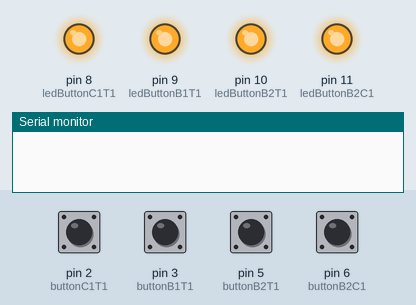
Simulated run of this sketch. Board: Arduino Uno, built with avr-gcc and run on an emulated ATmega328P. On the bench: output pins drawn as LEDs (lit = HIGH), the last lines printed to the serial monitor. The inputs (shaded band) are chosen by the test bench; at power-on: pin 2 (buttonC1T1), pin 3 (buttonB1T1), pin 5 (buttonB2T1), pin 6 (buttonB2C1) HIGH. No radio packets arrive unless stated.

Above: at 1.2 s.
1.3 s: pin 2 (buttonC1T1) pulled LOW for 0.15 s
At 2.6 s:
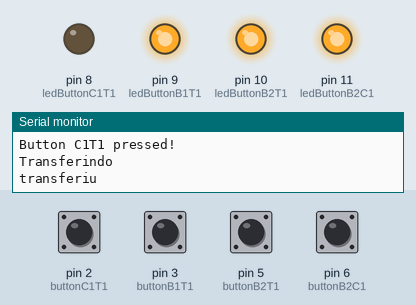
2.9 s: pin 3 (buttonB1T1) pulled LOW for 0.15 s
At 4.0 s:
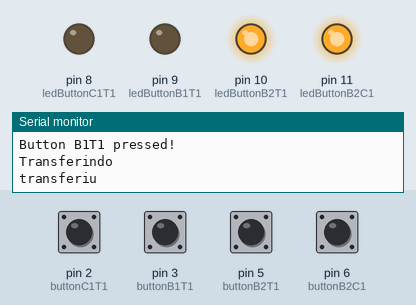
4.5 s: pin 6 (buttonB2C1) pulled LOW for 0.15 s
At 5.2 s:
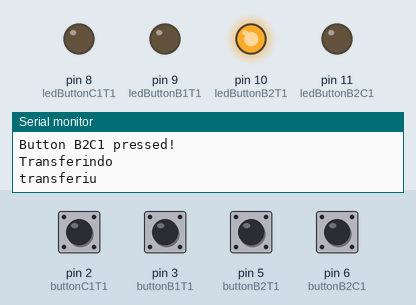
6.1 s: pin 5 (buttonB2T1) pulled LOW for 0.15 s
At 7.6 s:
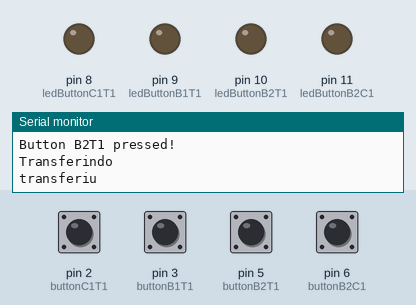
Timing chart, 0 to 32.9 s (numbered marks = the images above; inputs shaded):
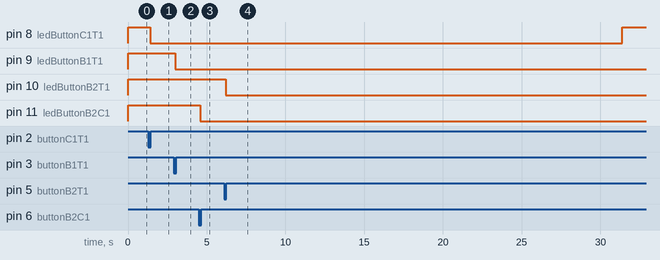

The sketch:

sender_thread.ino
```cpp
#include <VirtualWire.h>
#include <Thread.h>

#define TEMPO_RESFRIAMENTO 30000 // 3s

void checkWhetherThreadsShouldRun(void);
void send (char *message);

void analyseMessage(void);

unsigned long lastActivatedTime = 0;
unsigned int  buttonC1T1        = 2;
Thread        threadC1T1        = Thread(); // Digital Pin 1 (Kitchen 1 Sink 1) Thread
void threadC1T1Callback(void);

unsigned int  buttonB1T1  = 3;
Thread        threadB1T1  = Thread(); // Digital Pin 1 (Bathroom 1 Sink 1) Thread
void threadB1T1Callback(void);

unsigned int  buttonB2T1  = 5;
Thread        threadB2T1  = Thread(); // Digital Pin 1 (Bathroom 2 Sink 1) Thread
void threadB2T1Callback(void);

unsigned int  buttonB2C1  = 6;
Thread        threadB2C1  = Thread(); // Digital Pin 1 (Bathroom 2 Shower 1) Thread
void threadB2C1Callback(void);

unsigned int ledButtonC1T1  = 8;
unsigned int ledButtonB1T1  = 9;
unsigned int ledButtonB2T1  = 10;
unsigned int ledButtonB2C1  = 11;

unsigned long botao_act = 0;
unsigned long botao_anterior = 0;
bool valvula = false;
bool enviar = false;

char *msg = "0000";

void setup()
{
  Serial.begin(9600);

  //++++++++++++++Inicializa o módulo transmissor+++++++++++++++++++
  vw_set_ptt_inverted(true);
  vw_setup(2000); //Bits per sec
  vw_set_tx_pin(4); //Configura o pino D4 para a leitura dos dados
  //================================================================

  pinMode(buttonC1T1, INPUT_PULLUP);
  pinMode(buttonB1T1, INPUT_PULLUP);
  pinMode(buttonB2T1, INPUT_PULLUP);
  pinMode(buttonB2C1, INPUT_PULLUP);

  pinMode(ledButtonC1T1, OUTPUT);
  pinMode(ledButtonB1T1, OUTPUT);
  pinMode(ledButtonB2T1, OUTPUT);
  pinMode(ledButtonB2C1, OUTPUT);

  threadC1T1.onRun(threadC1T1Callback);
  threadC1T1.setInterval(200);

  threadB1T1.onRun(threadB1T1Callback);
  threadB1T1.setInterval(200);

  threadB2T1.onRun(threadB2T1Callback);
  threadB2T1.setInterval(200);

  threadB2C1.onRun(threadB2C1Callback);
  threadB2C1.setInterval(200);

  digitalWrite(ledButtonC1T1, HIGH);
  digitalWrite(ledButtonB1T1, HIGH);
  digitalWrite(ledButtonB2T1, HIGH);
  digitalWrite(ledButtonB2C1, HIGH);
}

void loop()
{
  checkWhetherThreadsShouldRun();

  if(enviar)
  {
    send(msg);

    enviar = false;
  }

  delay(1);
}

void threadC1T1Callback(void)
{
  if(!digitalRead(buttonC1T1))
  {
    Serial.println("Button C1T1 pressed!");

    botao_act = millis();

    if((digitalRead(ledButtonC1T1)) && (botao_act > botao_anterior + 1000))
    {
      valvula = !valvula;

      enviar = true;

      botao_anterior = botao_act;

      msg = "C1T1";

      digitalWrite(ledButtonC1T1, LOW);

      lastActivatedTime = millis();
    }
  }

  if((!digitalRead(ledButtonC1T1)) && (millis() - lastActivatedTime >= TEMPO_RESFRIAMENTO))
  {
    digitalWrite(ledButtonC1T1, HIGH);
  }
}

void threadB1T1Callback(void)
{
  if(!digitalRead(buttonB1T1))
  {
    Serial.println("Button B1T1 pressed!");

    botao_act = millis();

    if (botao_act > botao_anterior + 1000)
    {
      valvula = !valvula;

      enviar = true;

      botao_anterior = botao_act;

      msg = "B1T1";

      digitalWrite(ledButtonB1T1, LOW);
    }
  }
}

void threadB2T1Callback(void)
{
  if(!digitalRead(buttonB2T1))
  {
    Serial.println("Button B2T1 pressed!");

    botao_act = millis();

    if (botao_act > botao_anterior + 1000)
    {
      valvula = !valvula;

      enviar = true;

      botao_anterior = botao_act;

      msg = "B2T1";

      digitalWrite(ledButtonB2T1, LOW);
    }
  }
}

void threadB2C1Callback(void)
{
  if(!digitalRead(buttonB2C1))
  {
    Serial.println("Button B2C1 pressed!");

    botao_act = millis();

    if (botao_act > botao_anterior + 1000)
    {
      valvula = !valvula;

      enviar = true;

      botao_anterior = botao_act;

      msg = "B2C1";

      digitalWrite(ledButtonB2C1, LOW);
    }
  }
}

void send (char *message)
{
  vw_send((uint8_t *)message, strlen(message));

  Serial.println("Transferindo");

  vw_wait_tx(); // Aguarda o envio de dados

  Serial.println("transferiu");
}

void checkWhetherThreadsShouldRun(void)
{
  if(threadC1T1.shouldRun())
  {
    threadC1T1.run();
  }

  if(threadB1T1.shouldRun())
  {
    threadB1T1.run();
  }

  if(threadB2T1.shouldRun())
  {
    threadB2T1.run();
  }

  if(threadB2C1.shouldRun())
  {
    threadB2C1.run();
  }
}

void analyseMessage(void)
{
  uint8_t buf[VW_MAX_MESSAGE_LEN]; //VariÃ¡vel para o armazenamento do buffer dos dados
  uint8_t buflen = VW_MAX_MESSAGE_LEN; //VariÃ¡vel para o armazenamento do tamanho do buffer

  if(vw_get_message(buf, &buflen)) //Se no buffer tiver algum dado (O ou 1)
  {
    String str = (char*)buf;
    Serial.println(str);
  }
}
```

Thread.cpp
```cpp
#include "Thread.h"

Thread::Thread(void (*callback)(void), unsigned long _interval){
	enabled = true;
	onRun(callback);
	_cached_next_run = 0;
	last_run = millis();

	ThreadID = (int)this;
	#ifdef USE_THREAD_NAMES
		ThreadName = "Thread ";
		ThreadName = ThreadName + ThreadID;
	#endif

	setInterval(_interval);
};

void Thread::runned(unsigned long time){
	// Saves last_run
	last_run = time;

	// Cache next run
	_cached_next_run = last_run + interval;
}

void Thread::setInterval(unsigned long _interval){
	// Save interval
	interval = _interval;

	// Cache the next run based on the last_run
	_cached_next_run = last_run + interval;
}

bool Thread::shouldRun(unsigned long time){
	// If the "sign" bit is set the signed difference would be negative
	bool time_remaining = (time - _cached_next_run) & 0x80000000;

	// Exceeded the time limit, AND is enabled? Then should run...
	return !time_remaining && enabled;
}

void Thread::onRun(void (*callback)(void)){
	_onRun = callback;
}

void Thread::run(){
	if(_onRun != NULL)
		_onRun();

	// Update last_run and _cached_next_run
	runned();
}
```

Thread.h
```cpp
/*
 	Thread.h - An runnable object
	Thread is responsable for holding the "action" for something,
	also, it responds if it "should" or "should not" run, based on
	the current time;
	For instructions, go to https://github.com/ivanseidel/ArduinoThread
	Created by Ivan Seidel Gomes, March, 2013.
	Released into the public domain.
*/

#ifndef Thread_h
#define Thread_h

#if defined(ARDUINO) && ARDUINO >= 100
	#include <Arduino.h>
#else
	#include <WProgram.h>
#endif

#include <inttypes.h>

/*
	Uncomment this line to enable ThreadName Strings.
	It might be usefull if you are loging thread with Serial,
	or displaying a list of threads...
*/
// #define USE_THREAD_NAMES	1

class Thread{
protected:
	// Desired interval between runs
	unsigned long interval;

	// Last runned time in Ms
	unsigned long last_run;

	// Scheduled run in Ms (MUST BE CACHED)
	unsigned long _cached_next_run;

	/*
		IMPORTANT! Run after all calls to run()
		Updates last_run and cache next run.
		NOTE: This MUST be called if extending
		this class and implementing run() method
	*/
	void runned(unsigned long time);

	// Default is to mark it runned "now"
	void runned() { runned(millis()); }

	// Callback for run() if not implemented
	void (*_onRun)(void);

public:

	// If the current Thread is enabled or not
	bool enabled;

	// ID of the Thread (initialized from memory adr.)
	int ThreadID;

	#ifdef USE_THREAD_NAMES
		// Thread Name (used for better UI).
		String ThreadName;
	#endif

	Thread(void (*callback)(void) = NULL, unsigned long _interval = 0);

	// Set the desired interval for calls, and update _cached_next_run
	virtual void setInterval(unsigned long _interval);

	// Return if the Thread should be runned or not
	virtual bool shouldRun(unsigned long time);

	// Default is to check whether it should run "now"
	bool shouldRun() { return shouldRun(millis()); }

	// Callback set
	void onRun(void (*callback)(void));

	// Runs Thread
	virtual void run();
};

#endif
```

sender.cpp
```cpp
#include <Arduino.h>
#include <inttypes.h>

class Thread{
protected:
  // Desired interval between runs
  unsigned long interval;

  // Last runned time in Ms
  unsigned long last_run;

  // Scheduled run in Ms (MUST BE CACHED)
  unsigned long _cached_next_run;

  /*
    IMPORTANT! Run after all calls to run()
    Updates last_run and cache next run.
    NOTE: This MUST be called if extending
    this class and implementing run() method
  */
  void runned(unsigned long time);

  // Default is to mark it runned "now"
  void runned() { runned(millis()); }

  // Callback for run() if not implemented
  void (*_onRun)(void);

public:
  // If the current Thread is enabled or not
  bool enabled;

  // ID of the Thread (initialized from memory adr.)
  int ThreadID;

  Thread(void (*callback)(void) = NULL, unsigned long _interval = 0);

  // Set the desired interval for calls, and update _cached_next_run
  virtual void setInterval(unsigned long _interval);

  // Return if the Thread should be runned or not
  virtual bool shouldRun(unsigned long time);

  // Default is to check whether it should run "now"
  bool shouldRun() { return shouldRun(millis()); }

  // Callback set
  void onRun(void (*callback)(void));

  // Runs Thread
  virtual void run();
};

Thread::Thread(void (*callback)(void), unsigned long _interval){
  enabled = true;
  onRun(callback);
  _cached_next_run = 0;
  last_run = millis();

  ThreadID = (int)this;
  #ifdef USE_THREAD_NAMES
    ThreadName = "Thread ";
    ThreadName = ThreadName + ThreadID;
  #endif

  setInterval(_interval);
};

void Thread::runned(unsigned long time){
  // Saves last_run
  last_run = time;

  // Cache next run
  _cached_next_run = last_run + interval;
}

void Thread::setInterval(unsigned long _interval){
  // Save interval
  interval = _interval;

  // Cache the next run based on the last_run
  _cached_next_run = last_run + interval;
}

bool Thread::shouldRun(unsigned long time){
  // If the "sign" bit is set the signed difference would be negative
  bool time_remaining = (time - _cached_next_run) & 0x80000000;

  // Exceeded the time limit, AND is enabled? Then should run...
  return !time_remaining && enabled;
}

void Thread::onRun(void (*callback)(void)){
  _onRun = callback;
}

void Thread::run(){
  if(_onRun != NULL)
    _onRun();

  // Update last_run and _cached_next_run
  runned();
}

/**********************************************************/

void checkWhetherThreadsShouldRun(void);
void send(char *message);
void analyseMessage(void);

Thread        threadC1T1        = Thread(); // Digital Pin 1 (Kitchen 1 Sink 1) Thread
void threadC1T1Callback(void);

Thread        threadB1T1  = Thread(); // Digital Pin 1 (Bathroom 1 Sink 1) Thread
void threadB1T1Callback(void);

Thread        threadB2T1  = Thread(); // Digital Pin 1 (Bathroom 2 Sink 1) Thread
void threadB2T1Callback(void);

Thread        threadB2C1  = Thread(); // Digital Pin 1 (Bathroom 2 Shower 1) Thread
void threadB2C1Callback(void);

Thread threadWarmer = Thread();
void threadWarmerCallback(void);

Thread threadCooling = Thread();
void threadCoolingCallback(void);

const unsigned int coolingPeriod[4] = {3000,   // C1T1
                                       5000,   // B1T1
                                   7000,   // B2T1
                                       10000}; // B2C1

unsigned int buttons[4] = {2,  // C1T1
                           3,  // B1T1
                           4,  // B2T1
                           5}; // B2C1

unsigned int buttonsLED[4] = {8,   // C1T1
                              9,   // B1T1
                              10,  // B2T1
                              11}; // B2C1

bool hotPlaces[4] = {false,  // C1T1
                     false,  // B1T1
                     false,  // B2T1
                     false}; // B2C1

bool toBeActivatedPlaces[4] = {false,  // C1T1
                               false,  // B1T1
                               false,  // B2T1
                               false}; // B2C1

unsigned long buttonActivationMilli[4] = {0,  // C1T1
                                          0,  // B1T1
                                          0,  // B2T1
                                          0}; // B2C1

unsigned long botao_act = 0;
unsigned long botao_anterior = 0;
bool valvula = false;
bool enviar = false;

char *msg = "0000";

void setup()
{
  Serial.begin(115200);

  pinMode(buttons[0], INPUT_PULLUP);
  pinMode(buttons[1], INPUT_PULLUP);
  pinMode(buttons[2], INPUT_PULLUP);
  pinMode(buttons[3], INPUT_PULLUP);

  pinMode(buttonsLED[0], OUTPUT);
  pinMode(buttonsLED[1], OUTPUT);
  pinMode(buttonsLED[2], OUTPUT);
  pinMode(buttonsLED[3], OUTPUT);

  threadC1T1.onRun(threadC1T1Callback);
  threadC1T1.setInterval(200);

  threadB1T1.onRun(threadB1T1Callback);
  threadB1T1.setInterval(200);

  threadB2T1.onRun(threadB2T1Callback);
  threadB2T1.setInterval(200);

  threadB2C1.onRun(threadB2C1Callback);
  threadB2C1.setInterval(200);

  threadWarmer.onRun(threadWarmerCallback);
  threadWarmer.setInterval(200);

  threadCooling.onRun(threadCoolingCallback);
  threadCooling.setInterval(200);

  digitalWrite(buttonsLED[0], LOW);
  digitalWrite(buttonsLED[1], LOW);
  digitalWrite(buttonsLED[2], LOW);
  digitalWrite(buttonsLED[3], LOW);
}

void loop()
{
  checkWhetherThreadsShouldRun();

  /*
  if(enviar)
  {
    send(msg);

    enviar = false;
  }
  */

  delay(1);
}

void threadC1T1Callback(void)
{
  if(digitalRead(buttons[0]))
  {
    Serial.println("Button C1T1 pressed!");

    if(hotPlaces[0] == false)
    {
      toBeActivatedPlaces[0] = true;

      buttonActivationMilli[0] = millis();
    }
  }
}

void threadB1T1Callback(void)
{
  if(digitalRead(buttons[1]))
  {
    Serial.println("Button B1T1 pressed!");

    if(hotPlaces[1] == false)
    {
      toBeActivatedPlaces[0] = true;
      toBeActivatedPlaces[1] = true;

      if(buttonActivationMilli[0] == 0)
      {
        buttonActivationMilli[0] = millis();
      }

      buttonActivationMilli[1] = millis();
    }
  }
}

void threadB2T1Callback(void)
{
  if(digitalRead(buttons[2]))
  {
    Serial.println("Button B2T1 pressed!");

    if(hotPlaces[2] == false)
    {
      toBeActivatedPlaces[0] = true;
      toBeActivatedPlaces[1] = true;
      toBeActivatedPlaces[2] = true;

      if(buttonActivationMilli[0] == 0)
      {
        buttonActivationMilli[0] = millis();
      }

      if(buttonActivationMilli[1] == 0)
      {
        buttonActivationMilli[1] = millis();
      }

      buttonActivationMilli[2] = millis();
    }
  }
}

void threadB2C1Callback(void)
{
  if(digitalRead(buttons[3]))
  {
    Serial.println("Button B2C1 pressed!");

    if(hotPlaces[3] == false)
    {
      toBeActivatedPlaces[0] = true;
      toBeActivatedPlaces[1] = true;
      toBeActivatedPlaces[2] = true;
      toBeActivatedPlaces[3] = true;

      if(buttonActivationMilli[0] == 0)
      {
        buttonActivationMilli[0] = millis();
      }

      if(buttonActivationMilli[1] == 0)
      {
        buttonActivationMilli[1] = millis();
      }

      if(buttonActivationMilli[2] == 0)
      {
        buttonActivationMilli[2] = millis();
      }

      buttonActivationMilli[3] = millis();
    }
  }
}

void threadWarmerCallback(void)
{
  unsigned long currentMillis = millis();

  if(toBeActivatedPlaces[0] == true)
  {
    unsigned long mustElapseTime = 1000;

    if(long(currentMillis - buttonActivationMilli[0]) >= mustElapseTime)
    {
      digitalWrite(buttonsLED[0], HIGH);

      toBeActivatedPlaces[0] = false;
      hotPlaces[0] = true;
    }
  }

  if(toBeActivatedPlaces[1] == true)
  {
    unsigned long mustElapseTime = 3000 - (buttonActivationMilli[1] - buttonActivationMilli[0]);

    if(long(currentMillis - buttonActivationMilli[1]) >= mustElapseTime)
    {
      digitalWrite(buttonsLED[1], HIGH);

      toBeActivatedPlaces[1] = false;
      hotPlaces[1] = true;
    }
  }

  if(toBeActivatedPlaces[2] == true)
  {
    unsigned long mustElapseTime = 6000 - (buttonActivationMilli[2] - buttonActivationMilli[1]);

    if(long(currentMillis - buttonActivationMilli[2]) >= mustElapseTime)
    {
      digitalWrite(buttonsLED[2], HIGH);

      toBeActivatedPlaces[2] = false;
      hotPlaces[2] = true;
    }
  }

  if(toBeActivatedPlaces[3] == true)
  {
    unsigned long mustElapseTime = 10000 - (buttonActivationMilli[3] - buttonActivationMilli[2]);

    if(long(currentMillis - buttonActivationMilli[3]) >= mustElapseTime)
    {
      digitalWrite(buttonsLED[3], HIGH);

      toBeActivatedPlaces[3] = false;
      hotPlaces[3] = true;
    }
  }
}

void threadCoolingCallback(void)
{
  unsigned long currentMillis = millis();

  if(hotPlaces[3] == true)
  {
    unsigned long mustElapseTime = coolingPeriod[3];

    if(long(currentMillis - buttonActivationMilli[3]) >= mustElapseTime)
    {
      digitalWrite(buttonsLED[3], LOW);

      hotPlaces[3] = false;
      buttonActivationMilli[3] = 0;
    }
  }
  else if(hotPlaces[2] == true)
  {
    unsigned long mustElapseTime = coolingPeriod[2];

    if(long(currentMillis - buttonActivationMilli[2]) >= mustElapseTime)
    {
      digitalWrite(buttonsLED[2], LOW);

      hotPlaces[2] = false;
      buttonActivationMilli[2] = 0;
    }
  }
  else if(hotPlaces[1] == true)
  {
    unsigned long mustElapseTime = coolingPeriod[1];

    if(long(currentMillis - buttonActivationMilli[1]) >= mustElapseTime)
    {
      digitalWrite(buttonsLED[1], LOW);

      hotPlaces[1] = false;
      buttonActivationMilli[1] = 0;
    }
  }
  else if(hotPlaces[0] == true)
  {
    unsigned long mustElapseTime = coolingPeriod[0];

    if(long(currentMillis - buttonActivationMilli[0]) >= mustElapseTime)
    {
      digitalWrite(buttonsLED[0], LOW);

      hotPlaces[0] = false;
      buttonActivationMilli[0] = 0;
    }
  }
}

void send (char *message)
{
  /*
  vw_send((uint8_t *)message, strlen(message));

  Serial.println("Transferindo");

  vw_wait_tx(); // Aguarda o envio de dados

  Serial.println("transferiu");
  */
}

void checkWhetherThreadsShouldRun(void)
{
  if(threadC1T1.shouldRun())
  {
    threadC1T1.run();
  }

  if(threadB1T1.shouldRun())
  {
    threadB1T1.run();
  }

  if(threadB2T1.shouldRun())
  {
    threadB2T1.run();
  }

  if(threadB2C1.shouldRun())
  {
    threadB2C1.run();
  }

  if(threadWarmer.shouldRun())
  {
    threadWarmer.run();
  }

  if(threadCooling.shouldRun())
  {
    threadCooling.run();
  }
}

void analyseMessage(void)
{
  /*
  uint8_t buf[VW_MAX_MESSAGE_LEN]; //VariÃ¡vel para o armazenamento do buffer dos dados
  uint8_t buflen = VW_MAX_MESSAGE_LEN; //VariÃ¡vel para o armazenamento do tamanho do buffer

  if(vw_get_message(buf, &buflen)) //Se no buffer tiver algum dado (O ou 1)
  {
    String str = (char*)buf;
    Serial.println(str);
  }
  */
}
```

Measured:
- after the input at 1.3 s, pin 8 (ledButtonC1T1): HIGH → LOW after 0.10 s
- after the input at 2.9 s, pin 9 (ledButtonB1T1): HIGH → LOW after 0.10 s
- after the input at 4.5 s, pin 11 (ledButtonB2C1): HIGH → LOW after 0.10 s
- after the input at 6.1 s, pin 10 (ledButtonB2T1): HIGH → LOW after 0.10 s
